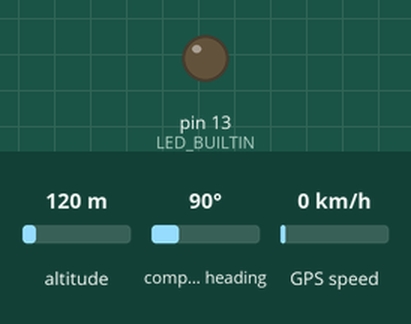
Bench run of a sketch on a simulated Arduino Uno, built with avr-gcc and run on an emulated ATmega328P. Shown: output pins drawn as LEDs (lit = HIGH). Dashed ring = blinking. Inputs (shaded band) come from the test bench; at power-on: altitude 120 m, compass heading 90°, GPS speed 0 km/h. The GPS gets a fix after 3 s at 37.7749, -122.4194 with 8 satellites.

Above: at 2.0 s.
At 3.3 s:
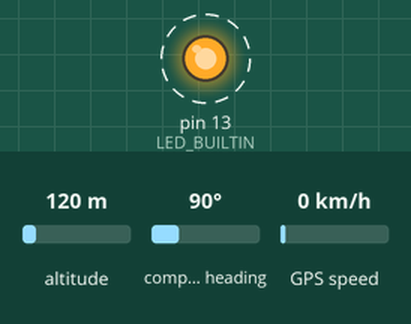
Timing chart, 0 to 4.0 s (numbered marks = the images above):
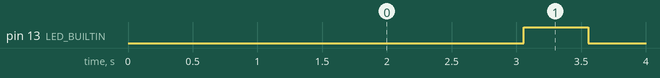

Measured:
- by itself, pin 13 (LED_BUILTIN): alternates HIGH for 0.50 s and LOW for 0.52 s

The sketch:

fs_water_data_tx.ino
```cpp
#include <Wire.h>;
//#include <SimpleDHT.h>
#include <LiquidCrystal.h>
#include <TinyGPS++.h>                                                                                                                                                                                                         //library for gps module
#include <SoftwareSerial.h>
#define button A2
int GPSBaud = 9600;
SoftwareSerial gps_serial(2,3);   //RX, TX
TinyGPSPlus gps;                     //create object for gps device
double Lat;       //variable for lattitude
double Lot;       //variable for longitude
double Alt;       //variable for altitude
unsigned long pmillis = 0;
unsigned long plmillis = 0;
unsigned const bdelay = 100;
int count = 0;


int i=0;
int j=0;
int k=0;
void setup()
{
gps_serial.begin(9600); //assign gps buadrate
Serial.begin(9600);
pinMode(LED_BUILTIN, OUTPUT);
  delay(1000);
}

void loop()
{

Locationdata();

i=analogRead(A0);

if(analogRead(A0)>=1000)
{
//String msg = "i am in trouble!: http://www.google.com/maps/place/" + String(Lat) + "," + String(Lot);
//
 Serial.print(Lat);
 Serial.print(",");
 Serial.println(Lot);
delay(2000);
}

delay(100);


}


void Locationdata(){
  while (gps_serial.available() > 0){                   //check if serial data  is available
    if (gps.encode(gps_serial.read())){                 //encode Serial data
      if(gps.location.isValid()){                       //if data is valid get location
        Lat = gps.location.lat();                       //update lattitude
        Lot = gps.location.lng();                       //update longiitude
        Alt = gps.altitude.meters();                    //update altitude
     // Serial.println(Lat);
      //Serial.println(Lot);
 digitalWrite(LED_BUILTIN, HIGH);   // turn the LED on (HIGH is the voltage level)
  delay(500);                       // wait for a second
  digitalWrite(LED_BUILTIN, LOW);    // turn the LED off by making the voltage LOW
  delay(500);

      }
      else{                                             //if data is not available
       // Serial.println("Please connect gps");
       // lcd.begin(16, 2);
 // lcd.print("plz connect gps");

  delay(1000);
      }
    }
  }
}
```
